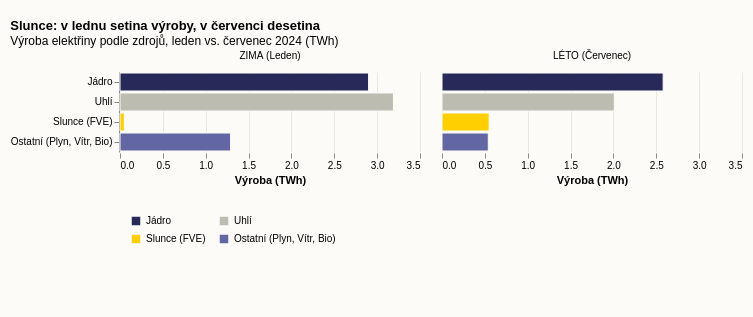

This figure's Vega-Lite source:
### Vega-Lite specification from a JSON file in a GitHub repository (floating-point values rounded to 4 significant figures)
{"_source": "ERÚ, Měsíční zprávy o provozu ES ČR (Leden a Červenec 2024)", "$schema": "https://vega.github.io/schema/vega-lite/v5.json", "description": "Sezónní propast: Výroba elektřiny v ČR (Leden vs. Červenec 2024)", "width": 200, "height": 200, "padding": {"top": 20, "left": 10, "right": 10, "bottom": 60}, "autosize": {"type": "pad", "resize": true}, "background": "#fdfbf7", "title": {"text": "Slunce: v lednu setina výroby, v červenci desetina", "subtitle": "Výroba elektřiny podle zdrojů, leden vs. červenec 2024 (TWh)"}, "data": {"values": [{"period": "ZIMA (Leden)", "source": "Jádro", "value": 2.9}, {"period": "ZIMA (Leden)", "source": "Uhlí", "value": 3.19}, {"period": "ZIMA (Leden)", "source": "Slunce (FVE)", "value": 0.05}, {"period": "ZIMA (Leden)", "source": "Ostatní (Plyn, Vítr, Bio)", "value": 1.29}, {"period": "LÉTO (Červenec)", "source": "Jádro", "value": 2.58}, {"period": "LÉTO (Červenec)", "source": "Uhlí", "value": 2.01}, {"period": "LÉTO (Červenec)", "source": "Slunce (FVE)", "value": 0.55}, {"period": "LÉTO (Červenec)", "source": "Ostatní (Plyn, Vítr, Bio)", "value": 0.54}]}, "facet": {"column": {"field": "period", "type": "nominal", "title": null, "sort": ["ZIMA (Leden)", "LÉTO (Červenec)"], "header": {"labelPadding": 10}}}, "spec": {"mark": {"type": "bar", "tooltip": true, "stroke": "#fdfbf7", "strokeWidth": 1}, "encoding": {"y": {"field": "source", "type": "nominal", "title": null, "sort": ["Jádro", "Uhlí", "Slunce (FVE)", "Ostatní (Plyn, Vítr, Bio)"], "axis": {}}, "x": {"field": "value", "type": "quantitative", "title": "Výroba (TWh)", "axis": {"gridColor": "#e8e8dc", "domain": false}, "scale": {"domain": [0, 3.5]}}, "color": {"field": "source", "type": "nominal", "scale": {"domain": ["Jádro", "Uhlí", "Slunce (FVE)", "Ostatní (Plyn, Vítr, Bio)"], "range": ["#272a59", "#bcbcb0", "#ffcf02", "#6267a3"]}, "legend": {"title": null, "orient": "bottom", "offset": 20, "symbolType": "square", "padding": 10, "columns": 2}}}}, "config": {"view": {"stroke": "transparent"}}}
